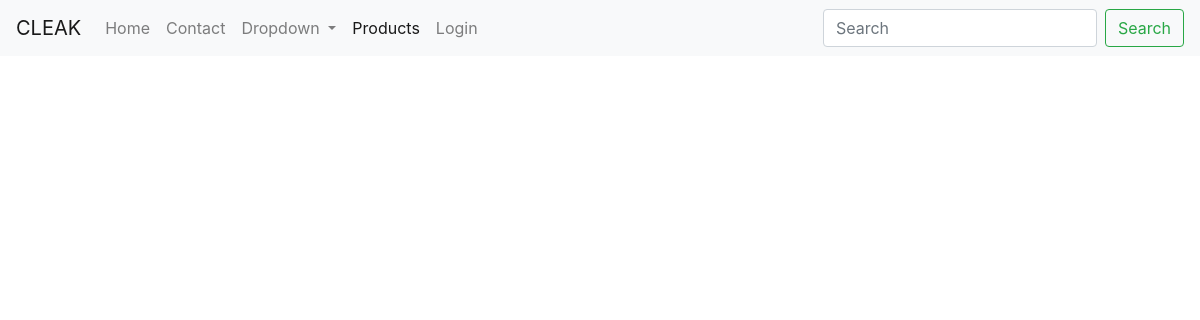
Before: /products/ with the older database file.
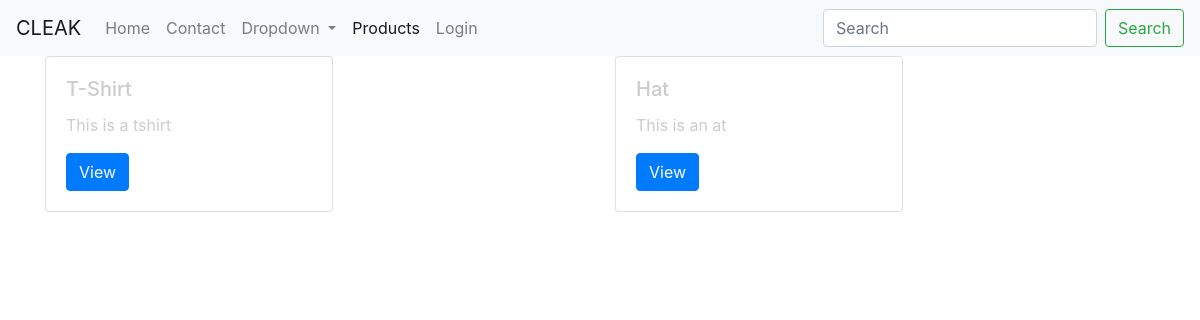
After: the same page with the newer database file.
### products/models.py (models this page shows, shortened)
class Product(models.Model):
    title           = models.CharField(max_length = 30)
    slug            = models.SlugField(default="abc", unique=True)
    description     = models.TextField()
    price           = models.DecimalField(decimal_places=2, max_digits=10, default=39.99)
    image           = models.ImageField(upload_to=upload_image_path, null=True, blank=True)
    feautured       = models.BooleanField(default=False)
    timestamp       = models.DateTimeField(auto_now_add=True)
    def get_absolute_url(self):
        return reverse("products:detail", kwargs={"slug" : self.slug})
    objects = ProductManager()

### products/views.py (the view)
class ProductListView(ListView):
    template_name = 'products/list.html'
    def get_queryset(self, *args, **kwargs):
        request = self.request
        return Product.objects.all()

### products/templates/products/list.html
{% extends "base.html" %}
{% block content %}
    <div class="container">
        <div class="row">
    {% for obj in object_list %}
    <div class="col">
        {% include 'products/snippets/card.html' with instance=obj %}
    </div>
    {% endfor %}
</div>
</div>
{% endblock %}

### templates/base.html (shortened to what this page needs)
{% load static %}
<!doctype html>
<html lang="en">
  <head>
    {% include 'base/css.html' %}
  </head>
  <body>
    {% include 'base/navbar.html' with brand_name='CLEAK' %}
    {% block content %}{% endblock %}
      </body>
</html>

### templates/base/css.html (shortened to what this page needs)
{% load static %}
<link rel="stylesheet" href="https://stackpath.bootstrapcdn.com/bootstrap/4.3.1/css/bootstrap.min.css">
<link rel='stylesheet' href='{% static "css/main.css" %}' >

### templates/base/navbar.html (shortened to what this page needs)
{% url 'home' as home_url %}
{% url 'contact' as contact %}
{% url 'products:list' as product_list %}
{% url 'login' as login %}
<nav class="navbar navbar-expand-lg navbar-light bg-light">
        <a class="navbar-brand" href="{{ home_url }}">{% if brand_name %} {{ brand_name }} {% else %}Cleak{% endif %}</a>
        <div class="collapse navbar-collapse" id="navbarSupportedContent">
          <ul class="navbar-nav mr-auto">
            <li class="nav-item {% if request.path == home_url %}active{% endif %}">
              <a class="nav-link" href="{{ home_url }}">Home <span class="sr-only">(current)</span></a>
            </li>
            <li class="nav-item {% if request.path == contact %}active{% endif %}">
              <a class="nav-link" href="{{ contact }}">Contact</a>
            </li>
            <li class="nav-item dropdown">
              <a class="nav-link dropdown-toggle" href="#" id="navbarDropdown" role="button" data-toggle="dropdown" aria-haspopup="true" aria-expanded="false">
                Dropdown
              </a>
            </li>
            <li class="nav-item {% if request.path == product_list %}active{% endif %}">
              <a class="nav-link" href="{{ product_list }}" tabindex="-1" aria-disabled="true">Products</a>
            </li>
            {% if request.user.is_authenticated %}
            <li class="nav-item {% if request.path == login %}active{% endif %}">
              <a class="nav-link" href="{{ login }}" tabindex="-1" aria-disabled="true">Logout</a>
            </li>
            {% else %}
            <li class="nav-item {% if request.path == login %}active{% endif %}">
              <a class="nav-link" href="{{ login }}" tabindex="-1" aria-disabled="true">Login</a>
            </li>
            {% endif %}
          </ul>
          <form class="form-inline my-2 my-lg-0">
            <input class="form-control mr-sm-2" type="search" placeholder="Search" aria-label="Search">
            <button class="btn btn-outline-success my-2 my-sm-0" type="submit">Search</button>
          </form>
        </div>
      </nav>

### products/templates/products/snippets/card.html (shortened to what this page needs)
<div class="card" style="width: 18rem;">
    <div class="card-body">
      <h5 class="card-title">{{ instance.title }}</h5>
      <p class="card-text">{{ instance.description }}</p>
      <a href="{{ instance.get_absolute_url }}" class="btn btn-primary">View</a>
    </div>
  </div>

### templates/base/js.html (shortened to what this page needs)
{% load static %}

### static_my_proj/css/main.css (style rules this page uses)
body { color: #ccc }

Changed rows visible on the page:
added Product: title "T-Shirt", description "This is a tshirt"
added Product: title "Hat", description "This is an at"
